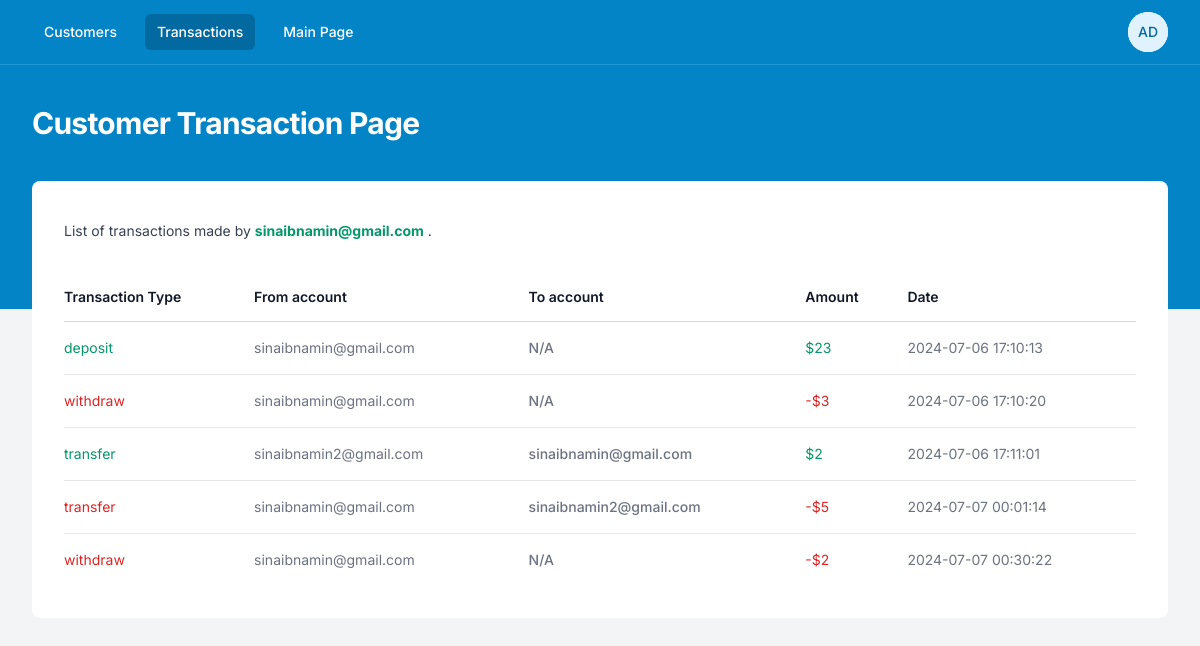
/assignment4/admin/customer_transactions.php?customer_email=sinaibnamin@gmail.com (signed in), run on the app's committed database.
### tables this page shows
CREATE TABLE transactions (
    id INTEGER PRIMARY KEY AUTOINCREMENT,
    type TEXT NOT NULL,
    from_account_email TEXT NOT NULL,
    to_account_email TEXT,
    amount REAL NOT NULL,
    timestamp DATETIME NOT NULL
);

### test/module2_1/ep1/autoload.php (called while the page is built, shortened)
<?php
spl_autoload_register( function($className){
    $baseDir = 'app/classes/';
});

### assignment4/app/Controller/BaseController.php (called while the page is built, shortened)
<?php
class BaseController {
    public function __construct($db) {
        $this->db = $db;
    }
}

### assignment4/app/Controller/CustomerController.php (called while the page is built, shortened)
<?php
class CustomerController extends BaseController{
    public function customerAllTransaction($query_email = '') {
        if ($query_email !== '') {
            $customer_email = $query_email;
          } else {
            $customer_email = $_SESSION['customer_email'];
          }
        $stmt = $this->db->prepare("SELECT * FROM transactions WHERE (from_account_email = :from_account_email OR to_account_email = :to_account_email)");
        $stmt->bindValue(':from_account_email', $customer_email, SQLITE3_TEXT);
        $stmt->bindValue(':to_account_email', $customer_email, SQLITE3_TEXT);
        $result = $stmt->execute();
        $transactions = [];
        while ($row = $result->fetchArray(SQLITE3_ASSOC)) {
            if($row['type'] == 'deposit'){
                $row['color'] = 'green';
                $row['currency_sign'] = '$';
            }
            if($row['type'] == 'withdraw'){
                $row['color'] = 'red';
                $row['currency_sign'] = '-$';
            }
            if($row['type'] == 'transfer' && $row['from_account_email'] == $customer_email){
                $row['color'] = 'red';
                $row['currency_sign'] = '-$';
            }
            if($row['type'] == 'transfer' && $row['to_account_email'] == $customer_email){
                $row['color'] = 'green';
                $row['currency_sign'] = '$';
            }
            $transactions[] = $row;
        }
        return $transactions;
    }
}
?>

### assignment4/admin/customer_transactions.php (the view, shortened to what this page needs)
<?php
$customer_query_email = $_GET['customer_email'];
include 'header.php';
$customer = new CustomerController($db);
?>
  <div class="px-4 sm:px-6 lg:px-8">
    <div class="sm:flex sm:items-center">
      <div class="sm:flex-auto">
        <p class="mt-2 text-sm text-gray-700">
          List of transactions made by <b class="text-emerald-600"><?= $customer_query_email ?></b> .
        </p>
      </div>
    </div>
    <div class="mt-8 flow-root">
      <div class="-mx-4 -my-2 overflow-x-auto sm:-mx-6 lg:-mx-8">
        <div
          class="inline-block min-w-full py-2 align-middle sm:px-6 lg:px-8">
          <table class="min-w-full divide-y divide-gray-300">
            <thead>
              <tr>
                <th
                  scope="col"
                  class="whitespace-nowrap py-3.5 pl-4 pr-3 text-left text-sm font-semibold text-gray-900 sm:pl-0">
                  Transaction Type
                </th>
                <th
                  scope="col"
                  class="whitespace-nowrap py-3.5 pl-4 pr-3 text-left text-sm font-semibold text-gray-900 sm:pl-0">
                  From account
                </th>
                <th
                  scope="col"
                  class="whitespace-nowrap px-2 py-3.5 text-left text-sm font-semibold text-gray-900">
                  To account
                </th>
                <th
                  scope="col"
                  class="whitespace-nowrap px-2 py-3.5 text-left text-sm font-semibold text-gray-900">
                  Amount
                </th>
                <th
                  scope="col"
                  class="whitespace-nowrap px-2 py-3.5 text-left text-sm font-semibold text-gray-900">
                  Date
                </th>
              </tr>
            </thead>
            <?php
            $red_class = "text-red-600";
            $green_class = "text-emerald-600";
            ?>
            <tbody class="divide-y divide-gray-200 bg-white">
              <?php foreach($customer->customerAllTransaction($customer_query_email) as $transaction): ?>
              <tr>
                <td
                  class="whitespace-nowrap py-4 pl-4 pr-3 text-sm sm:pl-0 <?= $transaction['color'] == 'red' ? $red_class : $green_class; ?>">
                  <?= $transaction['type']; ?>
                </td>
                <td
                  class="whitespace-nowrap py-4 pl-4 pr-3 text-sm text-gray-500 sm:pl-0">
                  <?= $transaction['from_account_email']; ?>
                </td>
                <td
                  class="whitespace-nowrap px-2 py-4 text-sm font-medium text-gray-500">
                  <?= $transaction['to_account_email'] ?? 'N/A'; ?>
                </td>
                <td
                  class="whitespace-nowrap px-2 py-4 text-sm <?= $transaction['color'] == 'red' ? $red_class : $green_class; ?>">
                  <?= $transaction['currency_sign'] . $transaction['amount']; ?>
                </td>
                <td
                  class="whitespace-nowrap px-2 py-4 text-sm text-gray-500">
                  <?= $transaction['timestamp']; ?>
                </td>
              </tr>
              <?php endforeach; ?>
            </tbody>
          </table>
        </div>
      </div>
    </div>
  </div>
<?php
include 'footer.php';
?>

### assignment4/admin/header.php (style rules this page uses)
* { font-family: 'Inter', system-ui, -apple-system, BlinkMacSystemFont, 'Segoe UI', Roboto, Oxygen, Ubuntu, Cantarell, 'Open Sans', 'Helvetica Neue', sans-serif; }

### data on the page
transactions: type "deposit", from_account_email "sinaibnamin@gmail.com", to_account_email "N/A", currency_sign "$", amount "23", timestamp "2024-07-06 17:10:13"
transactions: type "withdraw", from_account_email "sinaibnamin@gmail.com", to_account_email "N/A", currency_sign "-$", amount "3", timestamp "2024-07-06 17:10:20"
transactions: type "transfer", from_account_email "sinaibnamin2@gmail.com", to_account_email "sinaibnamin@gmail.com", currency_sign "$", amount "2", timestamp "2024-07-06 17:11:01"
transactions: type "transfer", from_account_email "sinaibnamin@gmail.com", to_account_email "sinaibnamin2@gmail.com", currency_sign "-$", amount "5", timestamp "2024-07-07 00:01:14"
transactions: type "withdraw", from_account_email "sinaibnamin@gmail.com", to_account_email "N/A", currency_sign "-$", amount "2", timestamp "2024-07-07 00:30:22"

### other printed values
$page_title "Customer Transaction Page"
$customer_query_email "sinaibnamin@gmail.com"
